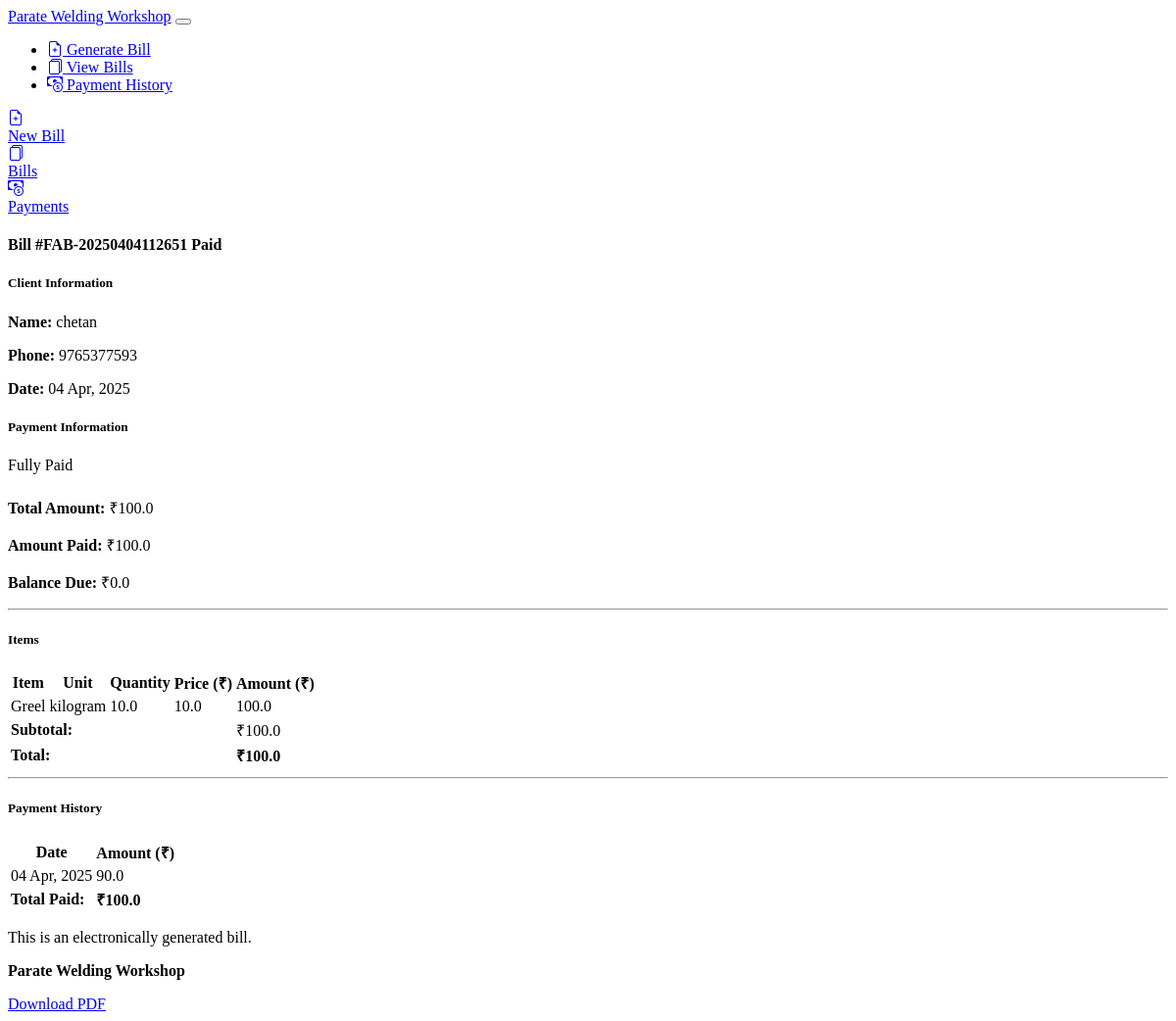
Page /view_bill/17 on the committed database.
### models.py (models this page shows)
class Bill(db.Model):
    id = db.Column(db.Integer, primary_key=True)
    bill_number = db.Column(db.String(20), unique=True, nullable=False)
    client_name = db.Column(db.String(100), nullable=False)
    phone_number = db.Column(db.String(20), nullable=False)
    date = db.Column(db.DateTime, default=datetime.utcnow)
    items = db.Column(db.JSON, nullable=False)
    subtotal = db.Column(db.Float, nullable=False)
    total = db.Column(db.Float, nullable=False)
    pdf_path = db.Column(db.String(200), nullable=False)
    amount_paid = db.Column(db.Float, default=0.0)
    payment_status = db.Column(db.String(20), default='pending')  # pending, partial, paid

class PaymentHistory(db.Model):
    id = db.Column(db.Integer, primary_key=True)
    bill_id = db.Column(db.Integer, db.ForeignKey('bill.id', ondelete='SET NULL'), nullable=True)
    bill_number = db.Column(db.String(20), nullable=False)
    client_name = db.Column(db.String(100), nullable=False)
    payment_date = db.Column(db.DateTime, default=datetime.utcnow)
    amount = db.Column(db.Float, nullable=False)
    deleted = db.Column(db.Boolean, default=False)  # To mark records as deleted without actually removing them

### routes.py (the view)
@app.route('/view_bill/<int:bill_id>')
def view_bill(bill_id):
    try:
        bill = Bill.query.get_or_404(bill_id)
        from models import PaymentHistory
        payment_records = PaymentHistory.query.filter(
            (PaymentHistory.bill_id == bill.id) |
            ((PaymentHistory.bill_id == None) & (PaymentHistory.bill_number == bill.bill_number))
        ).filter_by(deleted=False).order_by(PaymentHistory.payment_date).all()
        return render_template('view_bill.html', bill=bill, payment_records=payment_records)
    except Exception as e:
        app.logger.error(f"Error viewing bill via QR code: {str(e)}")
        return render_template('error.html', message="Could not load the requested bill.")

### templates/view_bill.html (shortened to what this page needs)
{% extends 'layout.html' %}
{% block content %}
<div class="container mt-4">
    <div class="row mb-4">
        <div class="col-12">
            <div class="card border-primary">
                <div class="card-header bg-primary text-white">
                    <h4 class="mb-0">
                        Bill #{{ bill.bill_number }}
                        {% if bill.payment_status == 'paid' %}
                            <span class="badge bg-success float-end">Paid</span>
                        {% elif bill.payment_status == 'partial' %}
                            <span class="badge bg-warning float-end">Partially Paid</span>
                        {% else %}
                            <span class="badge bg-danger float-end">Pending</span>
                        {% endif %}
                    </h4>
                </div>
                <div class="card-body">
                    <div class="row">
                        <div class="col-md-6">
                            <h5>Client Information</h5>
                            <p><strong>Name:</strong> {{ bill.client_name }}</p>
                            <p><strong>Phone:</strong> {{ bill.phone_number }}</p>
                            <p><strong>Date:</strong> {{ bill.date.strftime('%d %b, %Y') }}</p>
                        </div>
                        <div class="col-md-6">
                            <h5>Payment Information</h5>
                            <div class="mb-2">
                                {% set percentage = (bill.amount_paid / bill.total * 100) | round | int %}
                                <div class="progress" style="height: 25px;">
                                    {% if bill.payment_status == 'paid' %}
                                        <div class="progress-bar bg-success" role="progressbar" style="width: 100%;" aria-valuenow="100" aria-valuemin="0" aria-valuemax="100">
                                            Fully Paid
                                        </div>
                                    {% elif bill.payment_status == 'partial' %}
                                        <div class="progress-bar bg-warning" role="progressbar" style="width: {{ percentage }}%;" aria-valuenow="{{ percentage }}" aria-valuemin="0" aria-valuemax="100">
                                            {{ percentage }}% Paid
                                        </div>
                                    {% else %}
                                        <div class="progress-bar bg-danger" role="progressbar" style="width: 0%;" aria-valuenow="0" aria-valuemin="0" aria-valuemax="100">
                                            0% Paid
                                        </div>
                                    {% endif %}
                                </div>
                            </div>
                            <p><strong>Total Amount:</strong> ₹{{ bill.total | round(2) }}</p>
                            <p><strong>Amount Paid:</strong> ₹{{ bill.amount_paid | round(2) }}</p>
                            <p><strong>Balance Due:</strong> ₹{{ (bill.total - bill.amount_paid) | round(2) }}</p>
                        </div>
                    </div>
                    <hr>
                    <h5>Items</h5>
                    <div class="table-responsive">
                        <table class="table table-striped">
                            <thead class="table-dark">
                                <tr>
                                    <th>Item</th>
                                    <th>Unit</th>
                                    <th>Quantity</th>
                                    <th>Price (₹)</th>
                                    <th>Amount (₹)</th>
                                </tr>
                            </thead>
                            <tbody>
                                {% for item in bill.items %}
                                <tr>
                                    <td>{{ item.name }}</td>
                                    <td>{{ item.unit }}</td>
                                    <td>{{ item.quantity }}</td>
                                    <td>{{ item.price | round(2) }}</td>
                                    <td>{{ item.amount | round(2) }}</td>
                                </tr>
                                {% endfor %}
                            </tbody>
                            <tfoot>
                                <tr class="table-secondary">
                                    <td colspan="4" class="text-end"><strong>Subtotal:</strong></td>
                                    <td>₹{{ bill.subtotal | round(2) }}</td>
                                </tr>
                                <tr class="table-dark">
                                    <td colspan="4" class="text-end"><strong>Total:</strong></td>
                                    <td><strong>₹{{ bill.total | round(2) }}</strong></td>
                                </tr>
                            </tfoot>
                        </table>
                    </div>
                    {% if payment_records %}
                    <hr>
                    <h5>Payment History</h5>
                    <div class="table-responsive">
                        <table class="table table-sm table-striped">
                            <thead class="table-primary">
                                <tr>
                                    <th>Date</th>
                                    <th>Amount (₹)</th>
                                </tr>
                            </thead>
                            <tbody>
                                {% for record in payment_records %}
                                <tr>
                                    <td>{{ record.payment_date.strftime('%d %b, %Y') }}</td>
                                    <td>{{ record.amount | round(2) }}</td>
                                </tr>
                                {% endfor %}
                            </tbody>
                            <tfoot>
                                <tr class="table-info">
                                    <td><strong>Total Paid:</strong></td>
                                    <td><strong>₹{{ bill.amount_paid | round(2) }}</strong></td>
                                </tr>
                            </tfoot>
                        </table>
                    </div>
                    {% endif %}
                </div>
                <div class="card-footer text-muted">
                    <div class="text-center">
                        <p class="mb-1">This is an electronically generated bill.</p>
                        <p class="mb-0"><strong>Parate Welding Workshop</strong></p>
                    </div>
                </div>
            </div>
        </div>
    </div>
    <div class="row">
        <div class="col-12 text-center mb-4">
            <a href="{{ url_for('download_pdf', bill_id=bill.id) }}" class="btn btn-primary btn-lg">
                 Download PDF
            </a>
        </div>
    </div>
</div>
{% endblock %}

### templates/layout.html (shortened to what this page needs)
<!DOCTYPE html>
<html lang="en" data-bs-theme="dark">
<head>
    <link href="https://cdn.replit.com/agent/bootstrap-agent-dark-theme.min.css" rel="stylesheet">
    <link href="https://cdn.jsdelivr.net/npm/bootstrap-icons@1.10.0/font/bootstrap-icons.css" rel="stylesheet">
</head>
<body>
    <nav class="navbar navbar-expand-lg navbar-dark bg-dark mb-4">
        <div class="container">
            <a class="navbar-brand" href="/">Parate Welding Workshop</a>
            <button class="navbar-toggler" type="button" data-bs-toggle="collapse" data-bs-target="#navbarNav">
            </button>
            <div class="collapse navbar-collapse" id="navbarNav">
                <ul class="navbar-nav me-auto">
                    <li class="nav-item">
                        <a class="nav-link" href="{{ url_for('index') }}">
                            <i class="bi bi-file-earmark-plus me-1"></i> Generate Bill
                        </a>
                    </li>
                    <li class="nav-item">
                        <a class="nav-link" href="{{ url_for('bills') }}">
                            <i class="bi bi-files me-1"></i> View Bills
                        </a>
                    </li>
                    <li class="nav-item">
                        <a class="nav-link" href="{{ url_for('payment_history') }}">
                            <i class="bi bi-cash-coin me-1"></i> Payment History
                        </a>
                    </li>
                </ul>
            </div>
        </div>
    </nav>
    <div class="d-md-none bottom-nav">
        <div class="container">
            <div class="row text-center">
                <div class="col-4">
                    <a href="{{ url_for('index') }}" class="text-decoration-none text-light">
                        <div><i class="bi bi-file-earmark-plus"></i></div>
                        <div class="small">New Bill</div>
                    </a>
                </div>
                <div class="col-4">
                    <a href="{{ url_for('bills') }}" class="text-decoration-none text-light">
                        <div><i class="bi bi-files"></i></div>
                        <div class="small">Bills</div>
                    </a>
                </div>
                <div class="col-4">
                    <a href="{{ url_for('payment_history') }}" class="text-decoration-none text-light">
                        <div><i class="bi bi-cash-coin"></i></div>
                        <div class="small">Payments</div>
                    </a>
                </div>
            </div>
        </div>
    </div>
    <div class="container mb-4">
        {% block content %}{% endblock %}
    </div>
</body>
</html>

### rows in the picture
Bill: bill_number "FAB-20250404112651", client_name "chetan", phone_number "9765377593", date "04 Apr, 2025", total "100.0", amount_paid "100.0", (bill.total-bill.amount_paid)|round(2) "0.0", subtotal "100.0"
PaymentHistory: payment_date "04 Apr, 2025", amount "90.0"

### other values in the picture
{{ item.name }} "Greel"
{{ item.unit }} "kilogram"
{{ item.quantity }} "10.0"
{{ item.price | round(2) }} "10.0"
{{ item.amount | round(2) }} "100.0"
